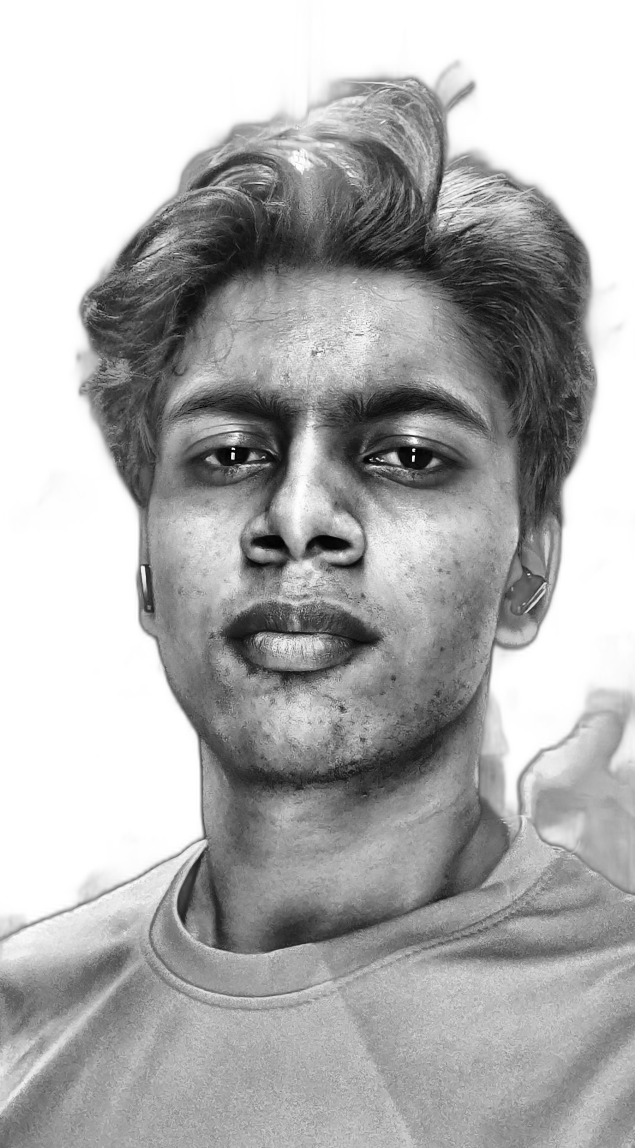
#> input picture data/source-prepped.png, 1269 x 2296 px (shown at 1/2 size)
$ python make_ascii_svg.py
#> lines starting #> are read from the running program, lines starting #| are printed output that depends on the picture
#!/usr/bin/env python3
"""
make_ascii_svg.py
Converts data/source-prepped.png (or any prepped image) into an animated monochrome ASCII SVG:
- Grid: ~100 columns x 53 rows
- Density ramp: " .`:-=+*cs#%@" (bright -> dark)
- Monochrome light-gray glyphs on dark background
- SMIL horizontal clip wipe with a block cursor riding each row from top to bottom
- Matches dimensions of 370x340 to align with info-card.svg and the 860px layout
"""

import sys
from pathlib import Path
from PIL import Image
import numpy as np

OUTPUT = Path(__file__).parent.parent / "profile-ascii.svg"
DEFAULT_INPUT = Path(__file__).parent.parent / "data" / "source-prepped.png"

# Guide ramp: bright (sparse) -> dark (dense)
RAMP = " .`:-=+*cs#%@"

# Layout constants
W, H = 370, 340
HEADER_H = 38
PAD_X = 14
PAD_Y = 10

# Monospace font settings for 100 columns x 53 rows
COLS = 100
ROWS = 52
FONT_SIZE = 5.2
CHAR_W = 3.42
LINE_H = 5.4

# Terminal palette
BG_OUTER = "#0d1117"
BG_INNER = "#161b22"
BORDER = "#30363d"
TEXT_COLOR = "#c9d1d9"       # Clean monochrome light-gray
CURSOR_COLOR = "#58a6ff"     # Subtle terminal cursor
RED_DOT = "#ff5f57"
YEL_DOT = "#febc2e"
GRN_DOT = "#28c840"
MUTED = "#6e7681"

def image_to_ascii(image_path: Path):
    img = Image.open(image_path).convert("L")
    img_resized = img.resize((COLS, ROWS), Image.Resampling.LANCZOS)
    arr = np.array(img_resized)

    ascii_rows = []
    ramp_len = len(RAMP)

    # Prepped image: subject is darker than pure white background (255)
    # Bright (255) maps to index 0 (" "), Dark (0) maps to index -1 ("@")
    for row in arr:
        row_str = []
        for px in row:
            # px is 0..255. Invert so 255 (white bg) -> 0 (space)
            inverted = 255 - px
            idx = int(inverted / 255.0 * (ramp_len - 1))
            row_str.append(RAMP[idx])
        # Replace xml special chars
        escaped_row = "".join(row_str).replace("&", "&amp;").replace("<", "&lt;").replace(">", "&gt;")
        ascii_rows.append(escaped_row)
    return ascii_rows

def build_animated_svg(rows: list) -> str:
    total_rows = len(rows)
    total_time = 2.4  # seconds for full portrait reveal
    row_dur = total_time / total_rows

    content_w = COLS * CHAR_W

    clips = []
    text_elements = []

    start_x = PAD_X
    start_y = HEADER_H + PAD_Y + 4

    for i, row in enumerate(rows):
        y = start_y + i * LINE_H
        row_start = i * row_dur
        clip_id = f"clip-r{i}"

        # SMIL animated clip path for this row
        clips.append(f'''    <clipPath id="{clip_id}">
      <rect x="{start_x}" y="{y - FONT_SIZE + 1:.1f}" width="0" height="{LINE_H:.1f}">
        <animate attributeName="width" from="0" to="{content_w:.1f}" dur="{row_dur:.3f}s" begin="{row_start:.3f}s" fill="freeze" calcMode="linear"/>
      </rect>
    </clipPath>''')

        # Text element clipped
        text_elements.append(
            f'    <text x="{start_x}" y="{y:.1f}" clip-path="url(#{clip_id})" '
            f'font-family="monospace, Courier New" font-size="{FONT_SIZE:.1f}" fill="{TEXT_COLOR}">'
            f'{row}</text>'
        )

        # Cursor riding the row wipe
        text_elements.append(
            f'    <rect x="{start_x}" y="{y - FONT_SIZE + 1.2:.1f}" width="4" height="{LINE_H - 1:.1f}" fill="{CURSOR_COLOR}" opacity="0">'
            f'<animate attributeName="opacity" values="1;1;0" keyTimes="0;0.99;1" dur="{row_dur:.3f}s" begin="{row_start:.3f}s" fill="freeze"/>'
            f'<animate attributeName="x" from="{start_x}" to="{start_x + content_w:.1f}" dur="{row_dur:.3f}s" begin="{row_start:.3f}s" fill="freeze" calcMode="linear"/>'
            f'</rect>'
        )

    svg = f'''<svg xmlns="http://www.w3.org/2000/svg" width="{W}" height="{H}" viewBox="0 0 {W} {H}">
  <defs>
    <!-- Rounded window clip -->
    <clipPath id="window-clip">
      <rect width="{W}" height="{H}" rx="10" ry="10"/>
    </clipPath>
    <!-- Row clip paths for typewriter wipe -->
{chr(10).join(clips)}
  </defs>

  <g clip-path="url(#window-clip)">
    <!-- Terminal window background -->
    <rect width="{W}" height="{H}" fill="{BG_OUTER}"/>

    <!-- Title bar -->
    <rect width="{W}" height="{HEADER_H}" fill="{BG_INNER}"/>
    <line x1="0" y1="{HEADER_H}" x2="{W}" y2="{HEADER_H}" stroke="{BORDER}" stroke-width="1"/>

    <!-- Mac traffic light buttons -->
    <circle cx="18" cy="{HEADER_H // 2}" r="6" fill="{RED_DOT}"/>
    <circle cx="38" cy="{HEADER_H // 2}" r="6" fill="{YEL_DOT}"/>
    <circle cx="58" cy="{HEADER_H // 2}" r="6" fill="{GRN_DOT}"/>

    <!-- Window Title -->
    <text x="{W // 2}" y="{HEADER_H // 2 + 4}"
      font-family="monospace, Courier New" font-size="12" fill="{MUTED}"
      text-anchor="middle">~ sushil.ascii</text>

    <!-- Animated ASCII rows -->
{chr(10).join(text_elements)}
  </g>
</svg>'''
    return svg

def main():
    inp = sys.argv[1] if len(sys.argv) > 1 else DEFAULT_INPUT
    inp_path = Path(inp)

    if not inp_path.exists():
        # If source-prepped doesn't exist yet, fall back to source-photo.jpg
        fallback = Path(__file__).parent.parent / "source-photo.jpg"
        if fallback.exists():
            inp_path = fallback
        else:
            print(f"❌ Neither {inp_path} nor source-photo.jpg found!")
            sys.exit(1)

    print(f"Converting {inp_path} to animated ASCII SVG...")
    rows = image_to_ascii(inp_path)
#> in image_to_ascii, img is the input picture: PIL image 1269x2296 L; min 0, max 255, mean 175.8
#> in image_to_ascii, `img_resized = img.resize((COLS, ROWS), Image.Resampling.LANCZOS)`:
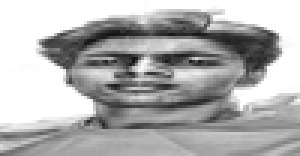
#> img_resized: PIL image 100x52 L (shown 3 times larger); min 17, max 255, mean 175.7
#> the loop in image_to_ascii, `for row in arr:` made 52 passes
#> after the loop in image_to_ascii, `for row in arr:`: ascii_rows = 52 items
#> rows = 52 items
    svg = build_animated_svg(rows)
#> in build_animated_svg, `total_rows = len(rows)`: total_rows = 52
#> in build_animated_svg, `row_dur = total_time / total_rows`: row_dur = 0.0462
#> the loop in build_animated_svg, `for i, row in enumerate(rows):` made 52 passes
#> (y, row_start, clip_id) on passes 1 to 12: (52, 0, 'clip-r0'), (57.4, 0.0462, 'clip-r1'), (62.8, 0.0923, 'clip-r2'), (68.2, 0.138, 'clip-r3'), (73.6, 0.185, 'clip-r4'), (79, 0.231, 'clip-r5'), (84.4, 0.277, 'clip-r6'), (89.8, 0.323, 'clip-r7'), (95.2, 0.369, 'clip-r8'), (100.6, 0.415, 'clip-r9'), (106, 0.462, 'clip-r10'), (111.4, 0.508, 'clip-r11')
#> after the loop in build_animated_svg, `for i, row in enumerate(rows):`: clips = 52 items; text_elements = 104 items
    OUTPUT.write_text(svg, encoding="utf-8")
    print(f"✅ profile-ascii.svg written successfully -> {OUTPUT}")

if __name__ == "__main__":
    main()
